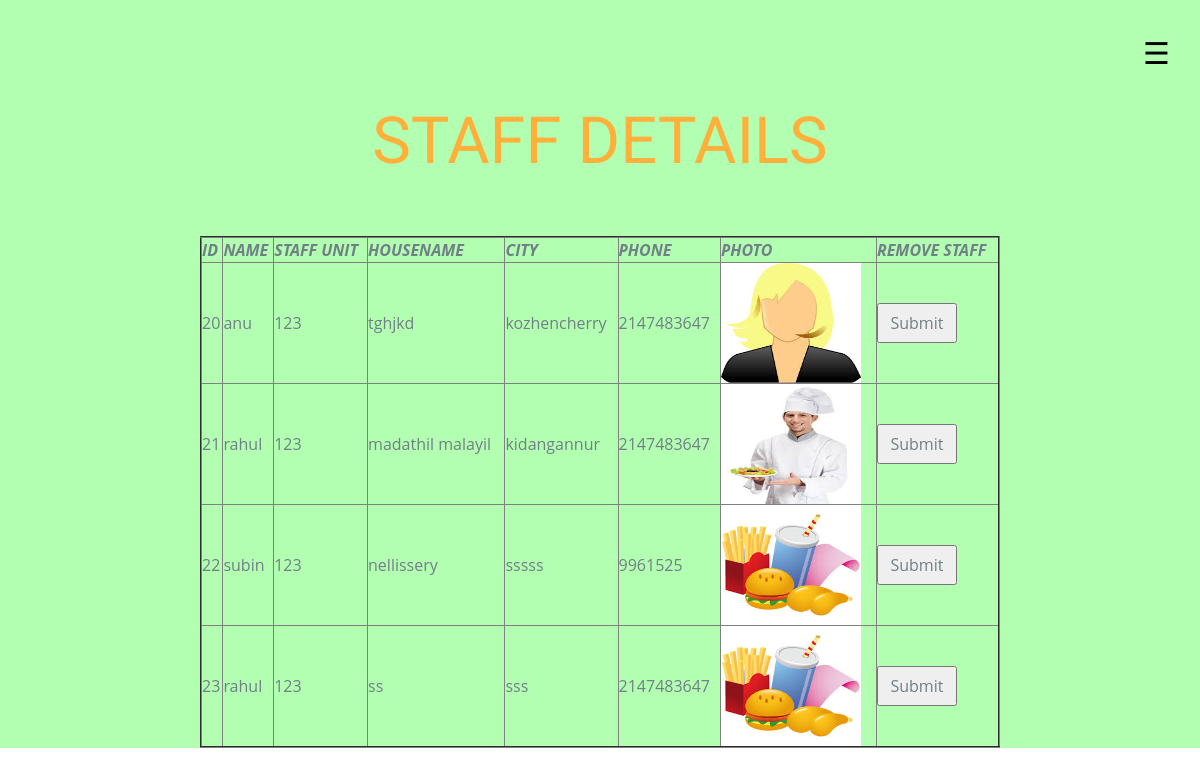
Before: /kitchentreasures/viewstaff.php with the older database file.
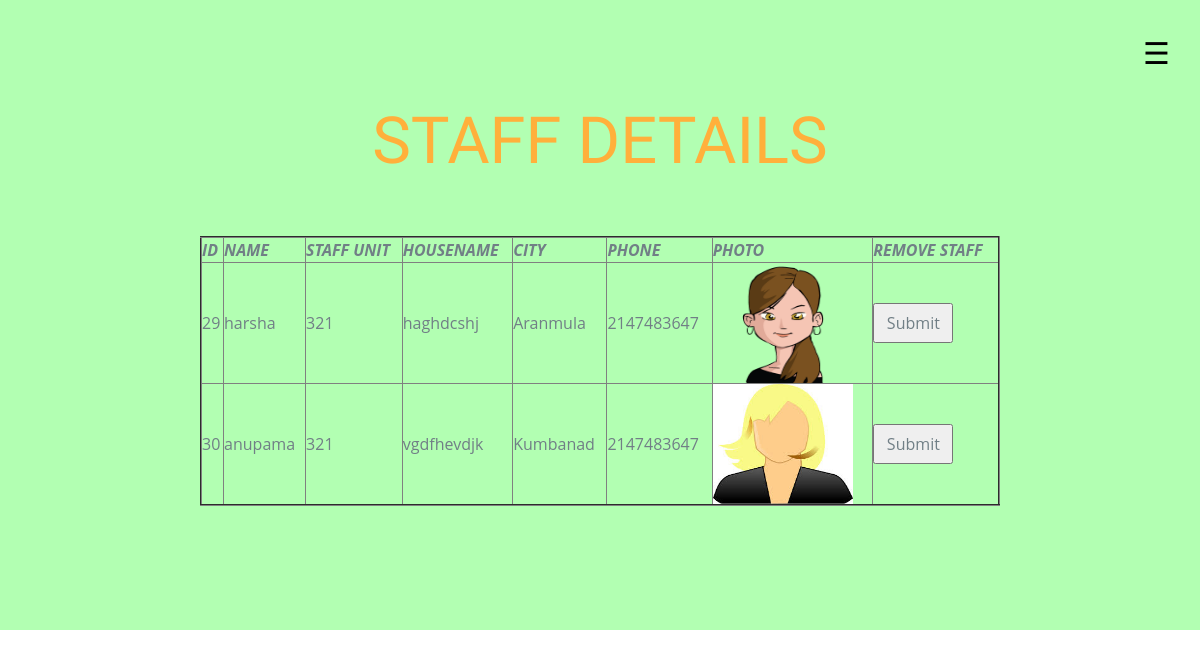
After: the same page with the newer database file.
### tables this page shows
CREATE TABLE IF NOT EXISTS `staffregistration` (
`staff_id` int(5) NOT NULL,
  `login_id` int(5) NOT NULL,
  `staff_firstname` varchar(20) NOT NULL,
  `staff_secondname` varchar(20) NOT NULL,
  `staff_phone` int(12) NOT NULL,
  `staff_housename` varchar(25) NOT NULL,
  `staff_city` varchar(25) NOT NULL,
  `staff_district` varchar(25) NOT NULL,
  `staff_unit` int(5) NOT NULL,
  `staff_adhar_no` int(20) NOT NULL,
  `staff_account_no` int(20) NOT NULL,
  `staff_image` varchar(70) NOT NULL,
  `status` int(3) NOT NULL DEFAULT '1'
);

### kitchentreasures/viewstaff.php (the view, shortened to what this page needs)
<!DOCTYPE html>
<html lang="en">
  <head>
    <link rel="stylesheet" type="text/css" href="css/font-awesome.min.css">
    <link rel="stylesheet" type="text/css" href="css/bootstrap.min.css">
    <link rel="stylesheet" type="text/css" href="css/style.css">
  </head>
  <body>
    <section id="viewst">
      <div class="bg-colorr">
        <header id="header">
            <div class="container">
                <span onclick="openNav()" class="pull-right menu-icon">☰</span>
            </div>
        </header>
        <div class="container">
        <div class="row">
          <div class="inner text-center">
            <h2 class="logo-name">STAFF DETAILS</h2>
              <center>
              <br><br>
              <table border='2' align='center'  height="70" width="800" >
                <tr>
                  <td><B><i>ID</td>
                  <td><B><i>NAME</td>
                  <td><B><i>STAFF UNIT</td>
                <td><B><i>HOUSENAME</td>
                  <td><B><i>CITY</td>
                      <td><B><i>PHONE</td>
                  <td><B><i>PHOTO</td>
                  <td><B><i>REMOVE STAFF</td>
                </tr>
              <?php
              include 'dbcon.php';
              $result=mysqli_query($con,"select * from staffregistration where `status`=1");
              while($row=mysqli_fetch_array($result))
              {
            ?>
            <form name="form" action="#" method="POST" id="form">
<tr>
  <td><?php echo $row['staff_id'];?></td>
<td><?php echo $row['staff_firstname'];?></td>
<td><?php echo $row['staff_unit'];?></td>
<td><?php echo $row['staff_housename'];?></td>
<td><?php echo $row['staff_city'];?></td>
<td><?php echo $row['staff_phone'];?></td>
<td><img src="<?php echo $row['staff_image']?>" height="120px" width="140px"/></td>
<td><input type="submit" name="remove" id="remove" style="width: 80px; height: 40px; padding:0"></td>
</tr>
</form>
<?php
}
?>
</table>
</center>
	 </div>
        </div>
          </div>
        </div>
    </section>
</body>
</html>

### kitchentreasures/css/style.css (style rules this page uses)
body { font-size: 15px; line-height: 1.52; color: #717f86; font-size: 16px; font-family: 'Open Sans', sans-serif; font-weight: 400; overflow-x: hidden; }
table { border-collapse: collapse; border-spacing: 0; }
.bg-colorr { background-color:RGBA(0,255,0,0.3); min-height: 630px; }
.logo-name { font-family: 'Satisfy', sans-serif; font-size: 65px; margin-top: 30px; color: #FFB03B; }
.menu-icon { color: black; font-size: 30px; margin-top: 30px; cursor: pointer; }
#viewst { background-size: cover; }

Changed rows visible on the page:
removed staffregistration: staff_id "20", staff_firstname "anu", staff_unit "123", staff_housename "tghjkd", staff_city "kozhencherry", staff_phone "2147483647", staff_image (picture)
removed staffregistration: staff_id "21", staff_firstname "rahul", staff_unit "123", staff_housename "madathil malayil", staff_city "kidangannur", staff_phone "2147483647", staff_image (picture)
removed staffregistration: staff_id "22", staff_firstname "subin", staff_unit "123", staff_housename "nellissery", staff_city "sssss", staff_phone "9961525", staff_image (picture)
removed staffregistration: staff_id "23", staff_firstname "rahul", staff_unit "123", staff_housename "ss", staff_city "sss", staff_phone "2147483647", staff_image (picture)
added staffregistration: staff_id "29", staff_firstname "harsha", staff_unit "321", staff_housename "haghdcshj", staff_city "Aranmula", staff_phone "2147483647", staff_image (picture)
added staffregistration: staff_id "30", staff_firstname "anupama", staff_unit "321", staff_housename "vgdfhevdjk", staff_city "Kumbanad", staff_phone "2147483647", staff_image (picture)
